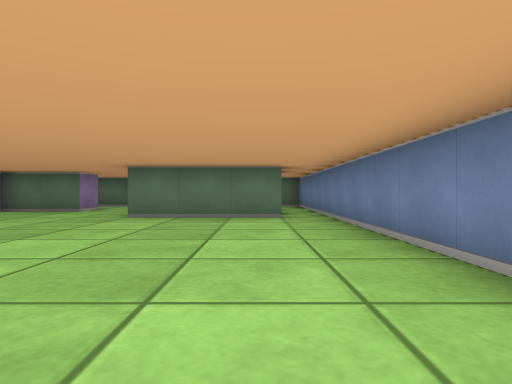
[1] (above)

16 first-person views from a walk through a cub3D level. The camera is about half as high as the walls, looks level and sees 75° across. The floor is counted in squares. Each view is taken from the middle of a square. On the plan, view 1 faces up. The plan holds only what a view shows up to about 9 squares ahead; the rest is blank.

[2]
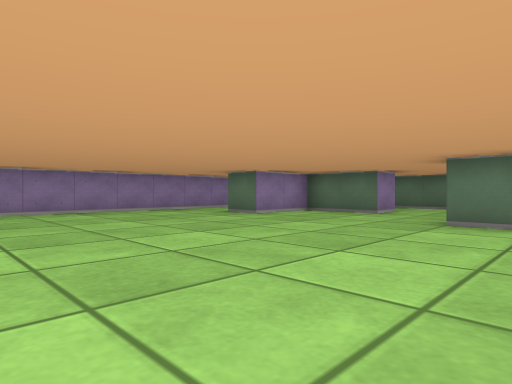

[3]
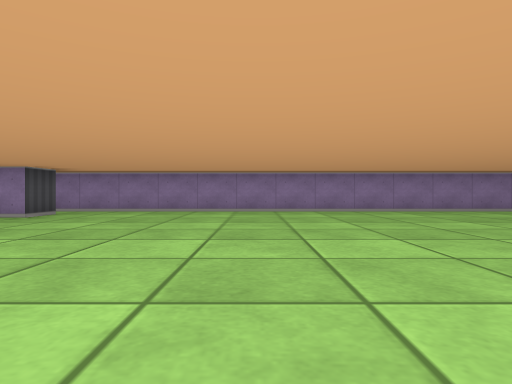

[4]
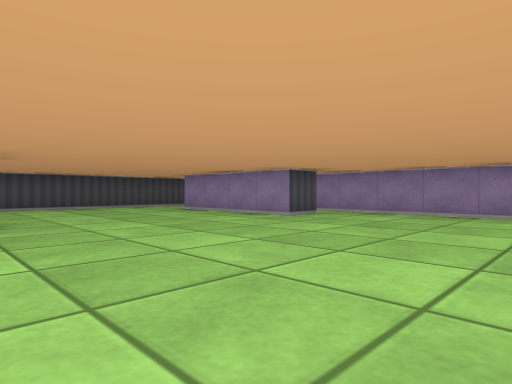

[5]
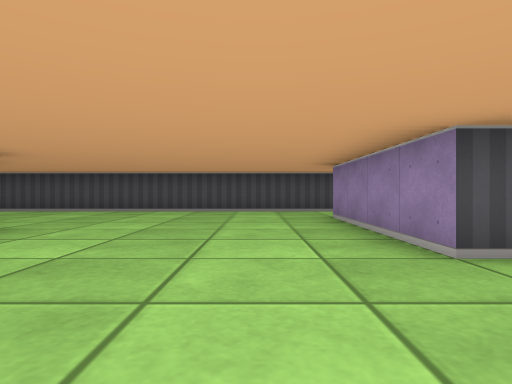

[6]
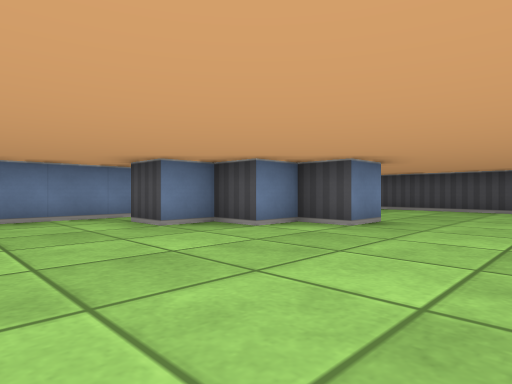

[7]
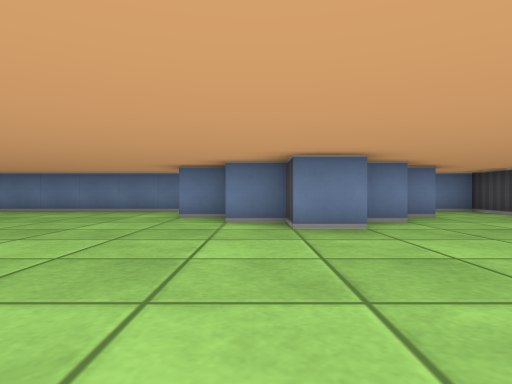

[8]
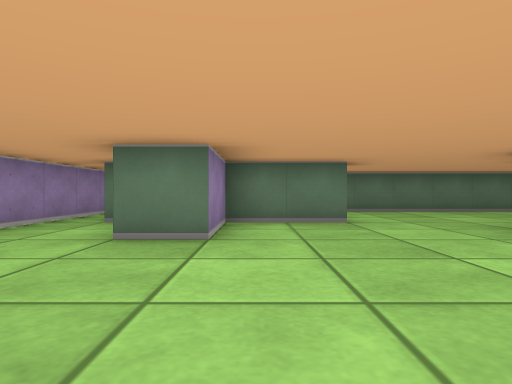

[9]
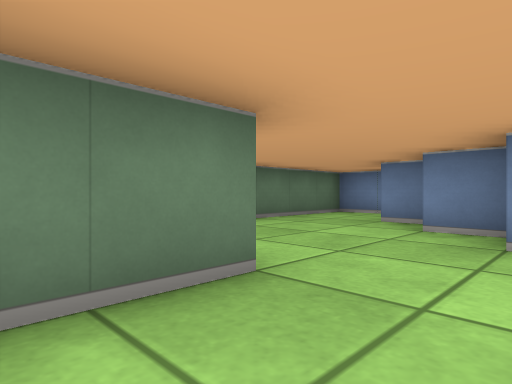

[10]
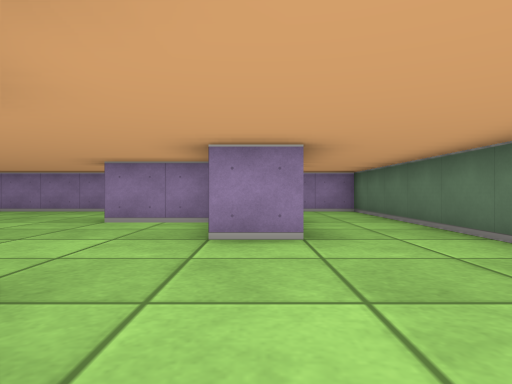

[11]
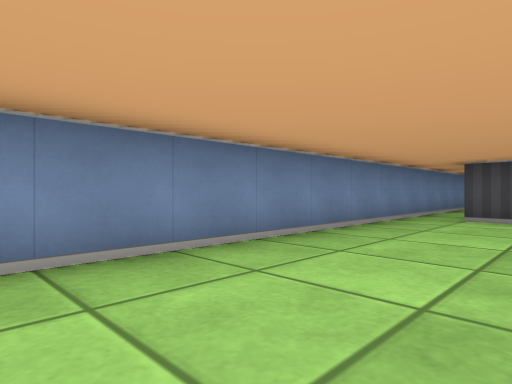

[12]
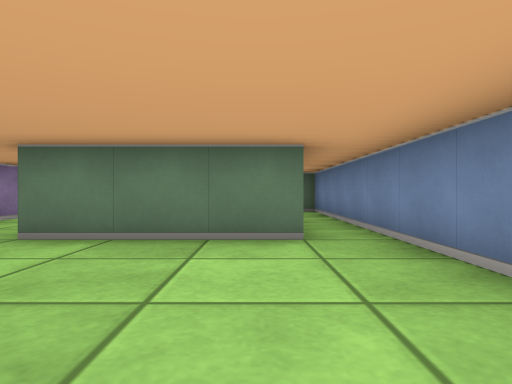

[13]
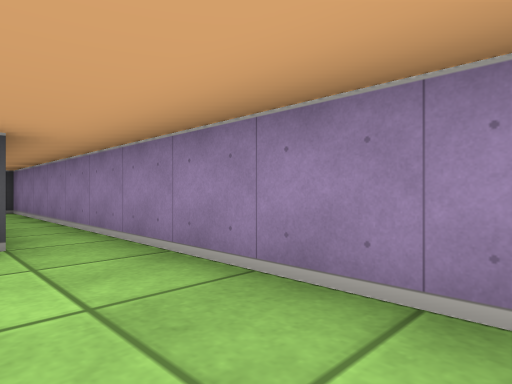

[14]
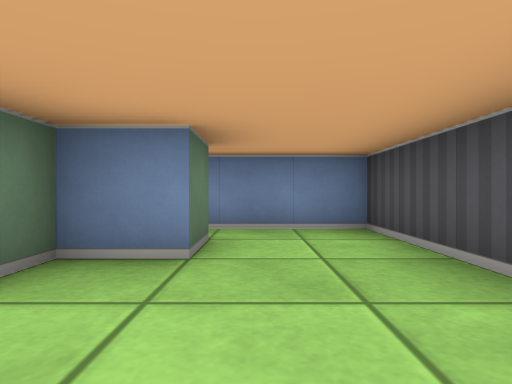

[15]
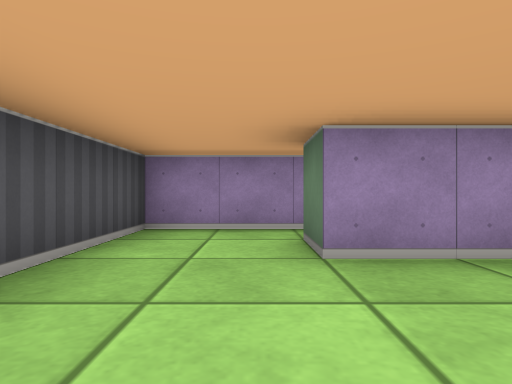

[16]
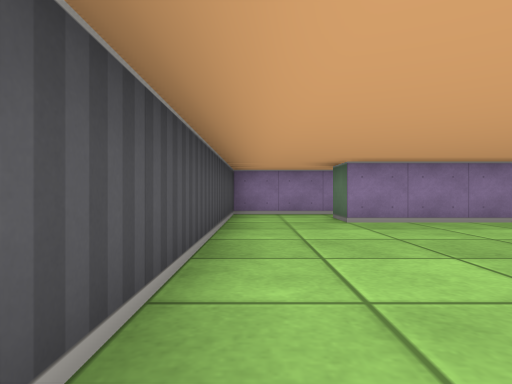

### Floor plan
Points are (right, up) in squares from view 1. A wall is a line through its corners. A room is listed if a view was taken in it or the views show most of it. See-through windows are left out.
Room 1 (views 1, 2, 3, 4, 5, 6, 7, 8, 9, 11, 12, 13, 14, 15, 16)
walls: (-8.5, -4.5) (-7.5, -4.5) (-7.5, -8.5) (-8.5, -8.5); (-2.5, -6.6) (-2.5, -5.5) (-1.5, -5.5) (-1.5, -4.5) (-0.5, -4.5) (-0.5, -3.5) (0.5, -3.5); (-1.5, -7.5) (-1.5, -6.8); (0.5, -8.5) (-0.5, -8.5) (-0.5, -7.5) (-1.1, -7.5); (0.5, 6.5) (-2.5, 6.5); (-1.5, 7.6) (-1.5, 8.5); (-4.5, 8.5) (-6.5, 8.5) (-6.5, 6.5) (-7.5, 6.5); (-9.5, 9.5) (-9.5, -10.5) (1.5, -10.5) (1.5, 9.5)
ways out: opening at (-9, 9) to room 2; opening at (-2, 8.2) to room 2
Room 2 (view 10)
walls: (-4.5, 9.5) (-4.5, 8.5); (-0.5, 8.8) (-0.5, 9.5); (1.5, 9.5) (1.5, 11.5) (-9.5, 11.5) (-9.5, 9.5)
ways out: opening at (-9, 9) to room 1; opening at (-2, 8.2) to room 1

Positions as (right, up) in squares from view 1, and headings:
1: (0, 0), facing up
2: (-1, 1), facing up-left
3: (-1, 0), facing left
4: (-2, 0), facing down-left
5: (-6, -2), facing down
6: (-5, -1), facing down-right
7: (-7, -5), facing right
8: (-6, 3), facing up
9: (-6, 7), facing up-right
10: (-1, 9), facing left
11: (-1, 3), facing down-right
12: (0, 3), facing up
13: (-8, -1), facing down-left
14: (-3, -9), facing right
15: (-5, -9), facing left
16: (-2, -10), facing left
